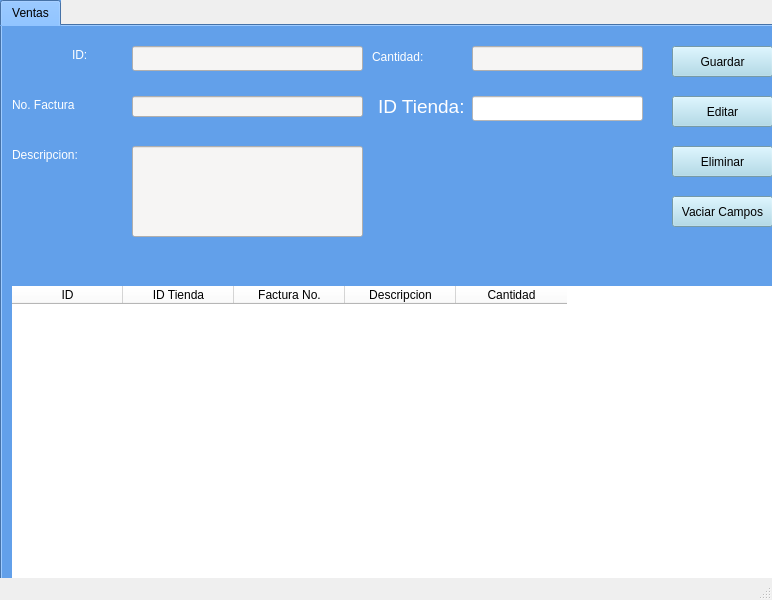
<?xml version="1.0" encoding="UTF-8"?>
<ui version="4.0">
 <class>Ventas</class>
 <widget class="QMainWindow" name="Ventas">
  <property name="geometry">
   <rect>
    <x>0</x>
    <y>0</y>
    <width>772</width>
    <height>600</height>
   </rect>
  </property>
  <property name="windowTitle">
   <string>Ventas.ui</string>
  </property>
  <widget class="QWidget" name="centralwidget">
   <widget class="QTabWidget" name="tab_Ventas">
    <property name="geometry">
     <rect>
      <x>0</x>
      <y>0</y>
      <width>801</width>
      <height>601</height>
     </rect>
    </property>
    <property name="minimumSize">
     <size>
      <width>22</width>
      <height>0</height>
     </size>
    </property>
    <property name="layoutDirection">
     <enum>Qt::LeftToRight</enum>
    </property>
    <property name="autoFillBackground">
     <bool>false</bool>
    </property>
    <property name="styleSheet">
     <string notr="true">background-color: rgb(98, 160, 234);</string>
    </property>
    <property name="tabShape">
     <enum>QTabWidget::Rounded</enum>
    </property>
    <property name="currentIndex">
     <number>0</number>
    </property>
    <widget class="QWidget" name="Ventas">
     <attribute name="title">
      <string>Ventas</string>
     </attribute>
     <widget class="QTableWidget" name="tb_Ventas">
      <property name="geometry">
       <rect>
        <x>10</x>
        <y>260</y>
        <width>781</width>
        <height>301</height>
       </rect>
      </property>
      <property name="cursor" stdset="0">
       <cursorShape>CrossCursor</cursorShape>
      </property>
      <property name="styleSheet">
       <string notr="true">background-color: rgb(255, 255, 255);</string>
      </property>
      <property name="frameShape">
       <enum>QFrame::NoFrame</enum>
      </property>
      <property name="sizeAdjustPolicy">
       <enum>QAbstractScrollArea::AdjustToContents</enum>
      </property>
      <attribute name="horizontalHeaderDefaultSectionSize">
       <number>111</number>
      </attribute>
      <attribute name="verticalHeaderMinimumSectionSize">
       <number>23</number>
      </attribute>
      <attribute name="verticalHeaderDefaultSectionSize">
       <number>25</number>
      </attribute>
      <column>
       <property name="text">
        <string>ID</string>
       </property>
      </column>
      <column>
       <property name="text">
        <string>ID Tienda</string>
       </property>
      </column>
      <column>
       <property name="text">
        <string>Factura No.</string>
       </property>
      </column>
      <column>
       <property name="text">
        <string>Descripcion</string>
       </property>
      </column>
      <column>
       <property name="text">
        <string>Cantidad</string>
       </property>
      </column>
     </widget>
     <widget class="QLabel" name="label">
      <property name="geometry">
       <rect>
        <x>70</x>
        <y>20</y>
        <width>41</width>
        <height>17</height>
       </rect>
      </property>
      <property name="styleSheet">
       <string notr="true">font: 14pt &quot;Ubuntu&quot;;
color: rgb(255, 255, 255);</string>
      </property>
      <property name="text">
       <string>ID:</string>
      </property>
     </widget>
     <widget class="QLabel" name="label_2">
      <property name="geometry">
       <rect>
        <x>370</x>
        <y>20</y>
        <width>91</width>
        <height>21</height>
       </rect>
      </property>
      <property name="styleSheet">
       <string notr="true">font: 14pt &quot;Ubuntu&quot;;
color: rgb(255, 255, 255);</string>
      </property>
      <property name="text">
       <string>Cantidad:</string>
      </property>
     </widget>
     <widget class="QLabel" name="label_3">
      <property name="geometry">
       <rect>
        <x>10</x>
        <y>70</y>
        <width>111</width>
        <height>17</height>
       </rect>
      </property>
      <property name="styleSheet">
       <string notr="true">font: 14pt &quot;Ubuntu&quot;;
color: rgb(255, 255, 255);</string>
      </property>
      <property name="text">
       <string>No. Factura</string>
      </property>
     </widget>
     <widget class="QLabel" name="label_4">
      <property name="geometry">
       <rect>
        <x>10</x>
        <y>120</y>
        <width>121</width>
        <height>17</height>
       </rect>
      </property>
      <property name="styleSheet">
       <string notr="true">font: 14pt &quot;Ubuntu&quot;;
color: rgb(255, 255, 255);</string>
      </property>
      <property name="text">
       <string>Descripcion:</string>
      </property>
     </widget>
     <widget class="QPushButton" name="bt_Guardar_Ventas">
      <property name="geometry">
       <rect>
        <x>670</x>
        <y>20</y>
        <width>101</width>
        <height>31</height>
       </rect>
      </property>
      <property name="styleSheet">
       <string notr="true">background-color: rgb(165, 215, 232);</string>
      </property>
      <property name="text">
       <string>Guardar</string>
      </property>
     </widget>
     <widget class="QPushButton" name="bt_Editar_Ventas">
      <property name="geometry">
       <rect>
        <x>670</x>
        <y>70</y>
        <width>101</width>
        <height>31</height>
       </rect>
      </property>
      <property name="styleSheet">
       <string notr="true">background-color: rgb(165, 215, 232);</string>
      </property>
      <property name="text">
       <string>Editar</string>
      </property>
     </widget>
     <widget class="QPushButton" name="bt_Eliminar_Ventas">
      <property name="geometry">
       <rect>
        <x>670</x>
        <y>120</y>
        <width>101</width>
        <height>31</height>
       </rect>
      </property>
      <property name="styleSheet">
       <string notr="true">background-color: rgb(165, 215, 232);</string>
      </property>
      <property name="text">
       <string>Eliminar</string>
      </property>
     </widget>
     <widget class="QPushButton" name="bt_Vaciar_Ventas">
      <property name="geometry">
       <rect>
        <x>670</x>
        <y>170</y>
        <width>101</width>
        <height>31</height>
       </rect>
      </property>
      <property name="styleSheet">
       <string notr="true">background-color: rgb(165, 215, 232);</string>
      </property>
      <property name="text">
       <string>Vaciar Campos</string>
      </property>
     </widget>
     <widget class="QLineEdit" name="line_Ventas_Id">
      <property name="geometry">
       <rect>
        <x>130</x>
        <y>20</y>
        <width>231</width>
        <height>25</height>
       </rect>
      </property>
      <property name="styleSheet">
       <string notr="true">background-color: rgb(246, 245, 244);</string>
      </property>
     </widget>
     <widget class="QLineEdit" name="line_Ventas_Cantidad">
      <property name="geometry">
       <rect>
        <x>470</x>
        <y>20</y>
        <width>171</width>
        <height>25</height>
       </rect>
      </property>
      <property name="styleSheet">
       <string notr="true">background-color: rgb(246, 245, 244);</string>
      </property>
     </widget>
     <widget class="QLineEdit" name="line_Ventas_Nfactura">
      <property name="geometry">
       <rect>
        <x>130</x>
        <y>70</y>
        <width>231</width>
        <height>21</height>
       </rect>
      </property>
      <property name="styleSheet">
       <string notr="true">background-color: rgb(246, 245, 244);</string>
      </property>
     </widget>
     <widget class="QLineEdit" name="line_Ventas_Descripcion">
      <property name="geometry">
       <rect>
        <x>130</x>
        <y>120</y>
        <width>231</width>
        <height>91</height>
       </rect>
      </property>
      <property name="styleSheet">
       <string notr="true">background-color: rgb(246, 245, 244);</string>
      </property>
      <property name="echoMode">
       <enum>QLineEdit::Password</enum>
      </property>
     </widget>
     <widget class="QLabel" name="label_5">
      <property name="geometry">
       <rect>
        <x>376</x>
        <y>70</y>
        <width>91</width>
        <height>20</height>
       </rect>
      </property>
      <property name="font">
       <font>
        <pointsize>14</pointsize>
       </font>
      </property>
      <property name="styleSheet">
       <string notr="true">color: rgb(255, 255, 255);</string>
      </property>
      <property name="text">
       <string>ID Tienda:</string>
      </property>
     </widget>
     <widget class="QLineEdit" name="lineEdit">
      <property name="geometry">
       <rect>
        <x>470</x>
        <y>70</y>
        <width>171</width>
        <height>25</height>
       </rect>
      </property>
      <property name="styleSheet">
       <string notr="true">
background-color: rgb(255, 255, 255);</string>
      </property>
     </widget>
    </widget>
   </widget>
  </widget>
  <widget class="QStatusBar" name="statusbar"/>
 </widget>
 <resources/>
 <connections/>
</ui>
